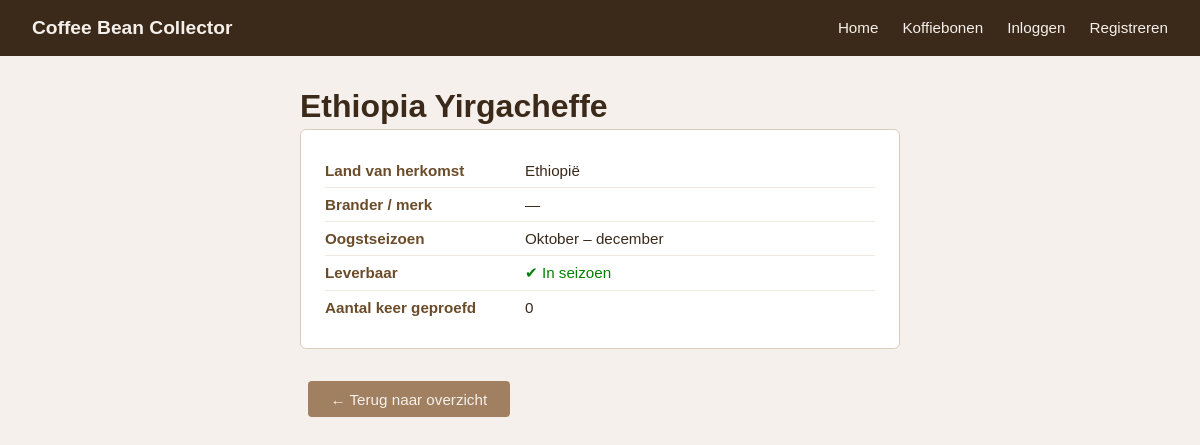
/bonen/2/, run on the app's committed database.
### base/models.py (models this page shows, shortened)
class Bean(models.Model):
    name = models.CharField(max_length=255)
    country_of_origin = models.CharField(max_length=255)
    roaster = models.CharField(max_length=255, blank=True, default='')
    harvest_season = models.CharField(max_length=255)
    in_season = models.BooleanField(default=True)
    approved = models.BooleanField(default=False)
    approved_by = models.ForeignKey(
        User, null=True, blank=True, on_delete=models.SET_NULL, related_name='approved_beans'
    )

### base/views.py (the view)
# urls.py: path('bonen/<int:pk>/', views.bean_detail, name='bean_detail'),
def bean_detail(request, pk):
    from django.shortcuts import get_object_or_404
    from .models import Bean
    bean = get_object_or_404(Bean, pk=pk, approved=True)
    return render(request, 'base/bean_detail.html', {'bean': bean})

### base/templates/base/bean_detail.html (shortened to what this page needs)
{% extends "base.html" %}
{% block content %}
<div class="profile-container">
    <h1>{{ bean.name }}</h1>
    <div class="profile-card">
        <div class="profile-row">
            <span class="profile-label">Land van herkomst</span>
            <span class="profile-value">{{ bean.country_of_origin }}</span>
        </div>
        <div class="profile-row">
            <span class="profile-label">Brander / merk</span>
            <span class="profile-value">{{ bean.roaster|default:"—" }}</span>
        </div>
        <div class="profile-row">
            <span class="profile-label">Oogstseizoen</span>
            <span class="profile-value">{{ bean.harvest_season }}</span>
        </div>
        <div class="profile-row">
            <span class="profile-label">Leverbaar</span>
            <span class="profile-value">
                {% if bean.in_season %}
                    <span style="color: green;">✔ In seizoen</span>
                {% else %}
                    <span style="color: #c0392b;">✘ Niet leverbaar</span>
                {% endif %}
            </span>
        </div>
        <div class="profile-row">
            <span class="profile-label">Aantal keer geproefd</span>
            <span class="profile-value">0</span>
        </div>
    </div>
    <a href="{% url 'bean_list' %}" class="btn btn-secondary">← Terug naar overzicht</a>
</div>
{% endblock %}

### base/static/base/css/style.css (style rules this page uses)
* { margin: 0; padding: 0; box-sizing: border-box; }
body { font-family: Arial, sans-serif; background-color: #f5f0eb; color: #3b2a1a; }
.btn { display: inline-block; margin-top: 0.5rem; padding: 0.6rem 1.4rem; background-color: #3b2a1a; color: #f5f0eb; border: none; border-radius: 4px; font-size: 0.95rem; cursor: pointer; text-decoration: none; }
.btn-secondary { background-color: #a08060; margin-left: 0.5rem; }
.profile-container { max-width: 600px; margin: 0 auto; }
.profile-container h1 { margin-bottom: 0.25rem; }
.profile-card { background-color: #fff; border: 1px solid #d9cdbf; border-radius: 6px; padding: 1.5rem; margin-bottom: 1.5rem; }
.profile-row { display: flex; padding: 0.5rem 0; border-bottom: 1px solid #f0e8dc; font-size: 0.95rem; }
.profile-row:last-child { border-bottom: none; }
.profile-label { font-weight: bold; width: 200px; flex-shrink: 0; color: #6b4c2a; }

### data on the page
Bean: name "Ethiopia Yirgacheffe", country_of_origin "Ethiopië", roaster "—", harvest_season "Oktober – december"
